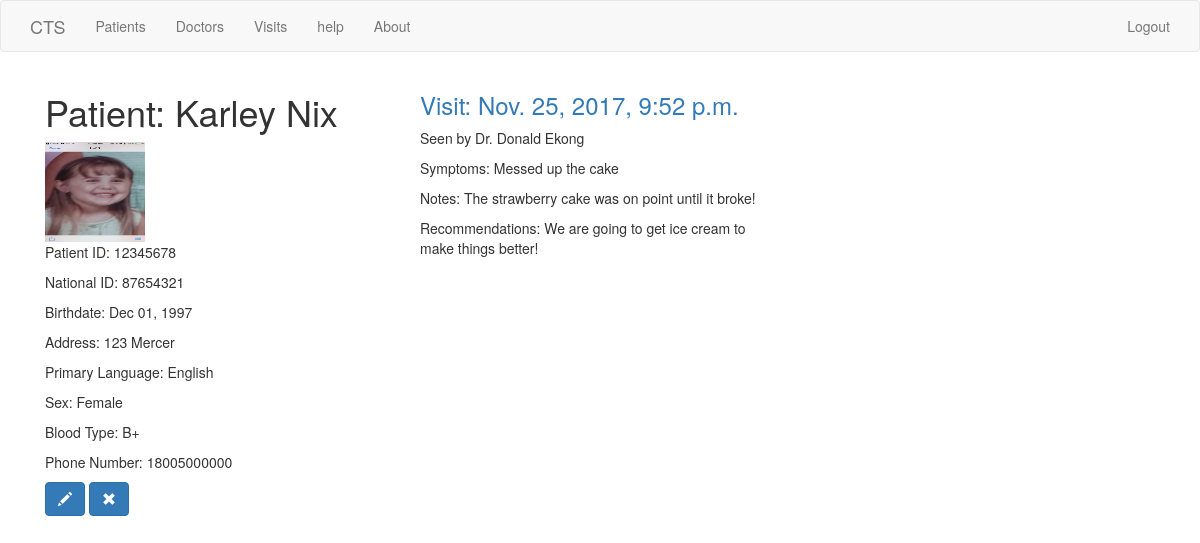
The page /patient/1 (signed in) on the database as committed earlier.
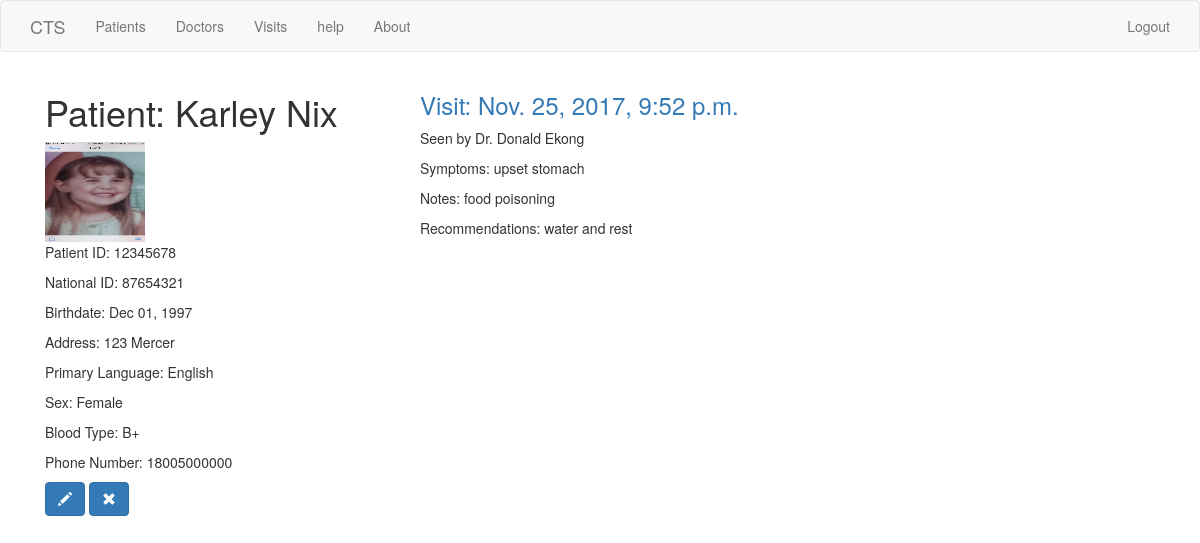
The same page on the database as committed later.
### clinic/models.py (models this page shows, shortened)
class Patient(models.Model):
    patient_id = models.CharField(max_length=30, default="0000000000")
    national_id = models.CharField(max_length=30, default="0000000000")
    first_name = models.CharField(max_length=200, default="blank")
    last_name = models.CharField(max_length=200, default="blank")
    address = models.CharField(max_length=80, default="blank")
    created_date = models.DateTimeField(default=timezone.now)
    sex = models.CharField(choices=SEX, default='F', max_length=1)
    birthdate = models.DateTimeField(default=timezone.now)
    blood_type = models.IntegerField(choices=BLOOD_TYPE, default=0)
    language = models.CharField(max_length=20, default="blank")
    phone_num = models.IntegerField(default="18005000000")
    photo_ID = models.ImageField(upload_to = 'images/', blank=True)

class Visit(models.Model):
    patient = models.ForeignKey('clinic.Patient', related_name='visit')
    doctor = models.ForeignKey('clinic.Doctor', related_name='visit')
    symptoms = models.TextField(blank=True)
    visit_date = models.DateTimeField(default=timezone.now)
    notes = models.TextField(blank=True)
    recommendation = models.TextField(blank=True)

class Doctor(models.Model):
    doctor_id = models.IntegerField()
    first_name = models.CharField(max_length=200)
    last_name = models.CharField(max_length=200)
    specialty = models.CharField(max_length=200)
    def __str__(self):
        return self.first_name + " " + self.last_name

### clinic/views.py (the view)
# urls.py: url(r'^patient/(?P<pk>\d+)$',views.PatientDetailView.as_view(),name='patient_detail'),
class PatientDetailView(DetailView):
    model = Patient
    def get_context_data(self, **kwargs):
        context = super(PatientDetailView, self).get_context_data(**kwargs)
        context['patient_visits'] = Visit.objects.filter(patient = context['patient'])
        return context

### clinic/customMiddleware.py (called while the page is built)
    def __call__(self, request):
        print(request.path)
        if (request.user.is_authenticated() == False and request.path !="/accounts/login/"):
            return HttpResponseRedirect(reverse('login')) # or http response
        response = self.get_response(request)
        return response

### clinic/templates/clinic/patient_detail.html
{% extends "clinic/base.html" %}
{% block content %}
<div class="patientDetail col-lg-6">
  <h1>Patient: {{ patient.first_name }} {{ patient.last_name }}</h1>
  {% if patient.photo_ID %}
  <img class="photo_ID" src="{{ patient.photo_ID.url }}" height="100" width="100">
  {% endif %}
  <p>Patient ID: {{ patient.patient_id }}</p>
  <p>National ID: {{ patient.national_id }}</p>
  <p>Birthdate: {{ patient.birthdate|date:"M d, Y"}}</p>
  <p>Address: {{ patient.address }}</p>
  <p>Primary Language: {{ patient.language }}</p>
  <p>Sex: {{ patient.get_sex_display }}</p>
  <p>Blood Type: {{ patient.get_blood_type_display }}</p>
  <p>Phone Number: {{ patient.phone_num }}</p>
  <a href="{% url 'patient_update' pk=patient.pk %}" class="btn btn-primary">
    <span class="glyphicon glyphicon-pencil"></span>
  </a>
  <a href="{% url 'patient_delete' pk=patient.pk %}" class="btn btn-primary">
    <span class="glyphicon glyphicon-remove"></span>
  </a>
</div>
<div class="patient_visits col-lg-6">
  {% if patient_visits %}
  {% for visit in patient_visits %}
  <h3><a href="{% url 'visit_detail' pk=visit.pk %}">Visit: {{ visit.visit_date }}</a></h3>
  <p>Seen by Dr. {{ visit.doctor }}</p>
  <p>Symptoms: {{ visit.symptoms }}</p>
  <p>Notes: {{ visit.notes }}</p>
  <p>Recommendations: {{ visit.recommendation }}</p>
  {% endfor %}
  {% endif %}
</div>
{% endblock %}

### clinic/templates/clinic/base.html (shortened to what this page needs)
<!DOCTYPE html>
{% load staticfiles %}
{% load static %}
<html>
    <head>
        <link href="https://maxcdn.bootstrapcdn.com/bootstrap/3.3.7/css/bootstrap.min.css" rel="stylesheet">
        <link rel="stylesheet" href="{% static 'css/clinic.css' %}">
<body class='loader'>
  <nav class="navbar navbar-default techfont custom-navbar">
    <div class="container">
      <ul class="nav navbar-nav">
        <li><a class='navbar-brand bigbrand' href="{% url 'dash' %}">CTS</a></li>
        <li><a href="{% url 'patient_list' %}">Patients</a></li>
        <li><a href="{% url 'doctor_list' %}">Doctors</a></li>
        <li><a href="{% url 'visit_list' %}">Visits</a></li>
        <li><a href="{% url 'help' %}">help</a></li>
        <li><a href="{% url 'about' %}">About</a></li>
      </ul>
      <ul class="nav navbar-right navbar-nav">
        {% if user.is_authenticated %}
        <li><a href="{% url 'logout' %}">Logout</a></li>
        {% endif %}
      </ul>
  </div>
</nav>
        <div class="content container">
            <div class="row">
                <div class="col-md-8">
                  <div class="patients">
                    {% block content %}
                    {% endblock %}
                  </div>
                </div>
            </div>
        </div>
</body>
</html>

Rows that differ between the two databases and show on the page:
changed Visit "Donald Ekong": symptoms "Messed up the cake" → "upset stomach"; notes "The strawberry cake was on point until it broke!" → "food poisoning"; recommendation "We are going to get ice cream to make things better!" → "water and rest"
